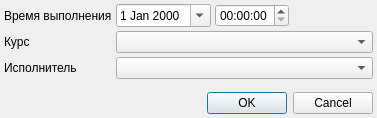
<?xml version="1.0" encoding="UTF-8"?>
<ui version="4.0">
 <class>ExecuteActionParamsDialog</class>
 <widget class="QDialog" name="ExecuteActionParamsDialog">
  <property name="geometry">
   <rect>
    <x>0</x>
    <y>0</y>
    <width>377</width>
    <height>118</height>
   </rect>
  </property>
  <property name="windowTitle">
   <string>Параметры</string>
  </property>
  <layout class="QGridLayout" name="gridLayout">
   <property name="margin">
    <number>4</number>
   </property>
   <property name="spacing">
    <number>4</number>
   </property>
   <item row="0" column="1">
    <widget class="QWidget" name="pnlDateTime" native="true">
     <property name="sizePolicy">
      <sizepolicy hsizetype="Expanding" vsizetype="Preferred">
       <horstretch>0</horstretch>
       <verstretch>0</verstretch>
      </sizepolicy>
     </property>
     <layout class="QHBoxLayout" name="horizontalLayout">
      <property name="spacing">
       <number>0</number>
      </property>
      <property name="margin">
       <number>0</number>
      </property>
      <item>
       <widget class="CCurrentDateEditEx" name="edtDate">
        <property name="calendarPopup">
         <bool>true</bool>
        </property>
       </widget>
      </item>
     </layout>
    </widget>
   </item>
   <item row="2" column="0">
    <widget class="QLabel" name="lblPerson">
     <property name="text">
      <string>Исполнитель</string>
     </property>
    </widget>
   </item>
   <item row="0" column="0">
    <widget class="QLabel" name="lblDateTime">
     <property name="sizePolicy">
      <sizepolicy hsizetype="Maximum" vsizetype="Preferred">
       <horstretch>0</horstretch>
       <verstretch>0</verstretch>
      </sizepolicy>
     </property>
     <property name="text">
      <string>Время выполнения</string>
     </property>
    </widget>
   </item>
   <item row="1" column="1" colspan="3">
    <widget class="CCourseStatusComboBox" name="cmbCourse"/>
   </item>
   <item row="2" column="1" colspan="3">
    <widget class="CPersonComboBoxEx" name="cmbPerson">
     <property name="sizePolicy">
      <sizepolicy hsizetype="Expanding" vsizetype="Fixed">
       <horstretch>0</horstretch>
       <verstretch>0</verstretch>
      </sizepolicy>
     </property>
    </widget>
   </item>
   <item row="1" column="0">
    <widget class="QLabel" name="lblCourse">
     <property name="text">
      <string>Курс</string>
     </property>
    </widget>
   </item>
   <item row="3" column="0">
    <spacer name="verticalSpacer">
     <property name="orientation">
      <enum>Qt::Vertical</enum>
     </property>
     <property name="sizeHint" stdset="0">
      <size>
       <width>20</width>
       <height>40</height>
      </size>
     </property>
    </spacer>
   </item>
   <item row="0" column="2">
    <widget class="CTimeEdit" name="edtTime"/>
   </item>
   <item row="0" column="3">
    <spacer name="horizontalSpacer">
     <property name="orientation">
      <enum>Qt::Horizontal</enum>
     </property>
     <property name="sizeHint" stdset="0">
      <size>
       <width>40</width>
       <height>20</height>
      </size>
     </property>
    </spacer>
   </item>
   <item row="4" column="0" colspan="4">
    <widget class="QDialogButtonBox" name="buttonBox">
     <property name="orientation">
      <enum>Qt::Horizontal</enum>
     </property>
     <property name="standardButtons">
      <set>QDialogButtonBox::Cancel|QDialogButtonBox::Ok</set>
     </property>
    </widget>
   </item>
  </layout>
 </widget>
 <customwidgets>
  <customwidget>
   <class>CPersonComboBoxEx</class>
   <extends>QComboBox</extends>
   <header>Orgs/PersonComboBoxEx.h</header>
  </customwidget>
  <customwidget>
   <class>CCourseStatusComboBox</class>
   <extends>QComboBox</extends>
   <header>Resources/CourseStatus.h</header>
  </customwidget>
  <customwidget>
   <class>CCurrentDateEditEx</class>
   <extends>QDateEdit</extends>
   <header>library/DateEdit.h</header>
  </customwidget>
  <customwidget>
   <class>CTimeEdit</class>
   <extends>QTimeEdit</extends>
   <header>library/TimeEdit.h</header>
  </customwidget>
 </customwidgets>
 <tabstops>
  <tabstop>edtDate</tabstop>
  <tabstop>edtTime</tabstop>
  <tabstop>cmbCourse</tabstop>
  <tabstop>cmbPerson</tabstop>
  <tabstop>buttonBox</tabstop>
 </tabstops>
 <resources/>
 <connections>
  <connection>
   <sender>buttonBox</sender>
   <signal>accepted()</signal>
   <receiver>ExecuteActionParamsDialog</receiver>
   <slot>accept()</slot>
   <hints>
    <hint type="sourcelabel">
     <x>252</x>
     <y>123</y>
    </hint>
    <hint type="destinationlabel">
     <x>157</x>
     <y>127</y>
    </hint>
   </hints>
  </connection>
  <connection>
   <sender>buttonBox</sender>
   <signal>rejected()</signal>
   <receiver>ExecuteActionParamsDialog</receiver>
   <slot>reject()</slot>
   <hints>
    <hint type="sourcelabel">
     <x>320</x>
     <y>123</y>
    </hint>
    <hint type="destinationlabel">
     <x>286</x>
     <y>127</y>
    </hint>
   </hints>
  </connection>
 </connections>
</ui>
